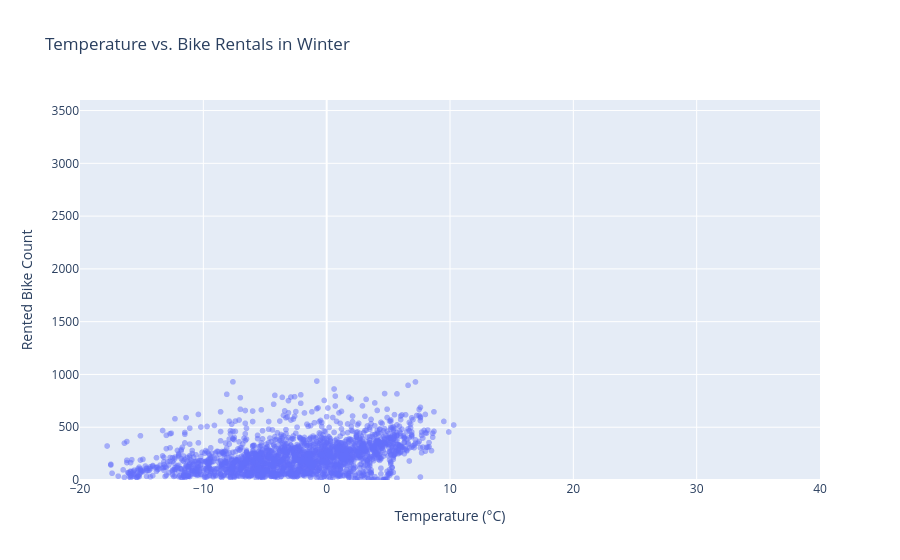

The notebook cell this image was saved under:
### Markdown cell above
## 14. Create the second static Plotly figure

The second figure should add different but related evidence rather than repeat the first figure in another style.

### Code cell
fig2 = px.scatter(
    winter,
    x="Temperature(°C)",
    y="Rented Bike Count",
    title="Temperature vs. Bike Rentals in Winter",
    labels={
        "Temperature(°C)": "Temperature (°C)",
        "Rented Bike Count": "Rented Bike Count"
    },
    opacity=0.5
)

fig2.update_xaxes(
    range=[-20, 40]
)

fig2.update_yaxes(
    range=[0, 3600]
)

fig2.show()

### Figure 1 — Plotly figure (JSON) as saved in the notebook; plotly's stock layout.template omitted (floating-point values rounded to 4 significant figures; data arrays with more than 128 entries replaced by an {"elided": "..."} marker saying what was removed)
{"data": [{"hovertemplate": "Temperature (°C)=%{x}<br>Rented Bike Count=%{y}<extra></extra>", "legendgroup": "", "marker": {"color": "#636efa", "opacity": 0.5, "symbol": "circle"}, "mode": "markers", "name": "", "showlegend": false, "type": "scattergl", "x": {"elided": "2160 float values"}, "xaxis": "x", "y": {"elided": "2160 int values"}, "yaxis": "y"}], "layout": {"legend": {"tracegroupgap": 0}, "title": {"text": "Temperature vs. Bike Rentals in Winter"}, "xaxis": {"anchor": "y", "domain": [0, 1], "range": [-20, 40], "title": {"text": "Temperature (°C)"}}, "yaxis": {"anchor": "x", "domain": [0, 1], "range": [0, 3600], "title": {"text": "Rented Bike Count"}}}}
